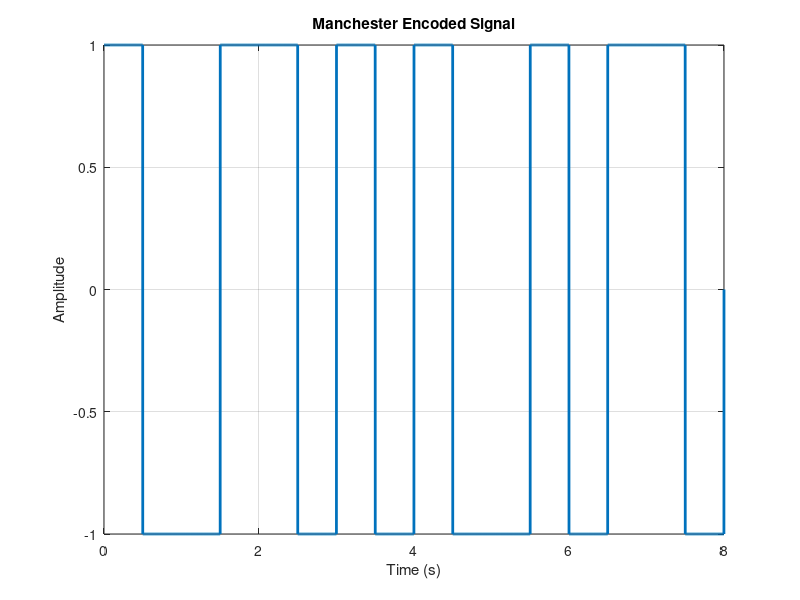
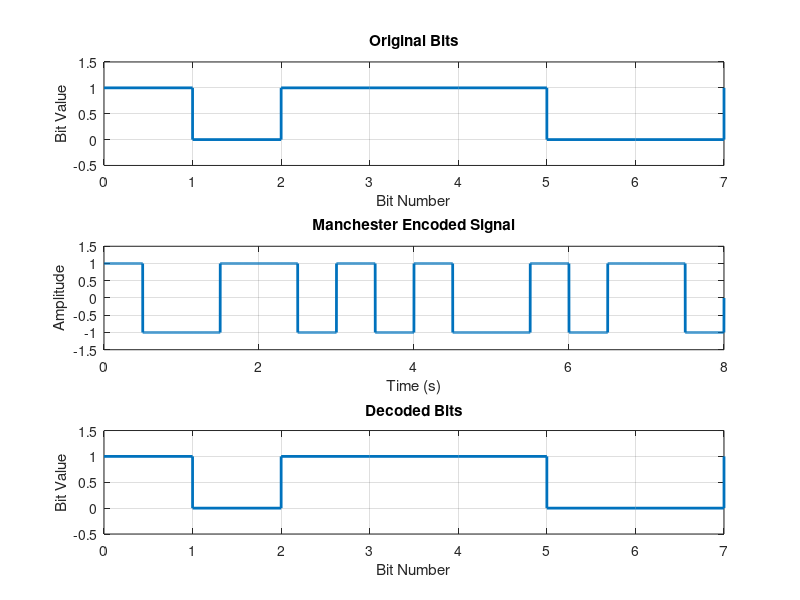

Write the MATLAB code that produced these figures, in order.
%% Initialization

bits = [1 0 1 1 1 0 0 1];

bitrate = 1;
n = 1000;
T = length(bits) / bitrate;
N = n * length(bits);
dt = T / N;
t = 0:dt:T;

x = zeros(1, length(t));

%% Manchester Encoding

for i = 1:length(bits)
    start_idx = (i-1)*n + 1;
    mid_idx = (i-1)*n + n/2;
    end_idx = i*n;
    
    if bits(i) == 1
        x(start_idx:mid_idx) = 1;
        x(mid_idx+1:end_idx) = -1;
    else
        x(start_idx:mid_idx) = -1;
        x(mid_idx+1:end_idx) = 1;
    end
end

figure;
plot(t, x, 'LineWidth', 2);
title('Manchester Encoded Signal');
xlabel('Time (s)');
ylabel('Amplitude');
grid on;

%% Manchester Decoding

decoded = zeros(1, length(bits));

for i = 1:length(bits)
    mid_idx = (i-1)*n + n/2;
    
    if x(mid_idx) > 0
        decoded(i) = 1;
    else
        decoded(i) = 0;
    end
end

disp('Original bits:');
disp(bits);
disp('Decoded bits from Manchester:');
disp(decoded);

figure;
subplot(3,1,1);
stairs(0:length(bits)-1, bits, 'LineWidth', 2);
ylim([-0.5 1.5]);
title('Original Bits');
xlabel('Bit Number');
ylabel('Bit Value');
grid on;

subplot(3,1,2);
plot(t, x, 'LineWidth', 2);
ylim([-1.5 1.5]);
title('Manchester Encoded Signal');
xlabel('Time (s)');
ylabel('Amplitude');
grid on;

subplot(3,1,3);
stairs(0:length(decoded)-1, decoded, 'LineWidth', 2);
ylim([-0.5 1.5]);
title('Decoded Bits');
xlabel('Bit Number');
ylabel('Bit Value');
grid on;
